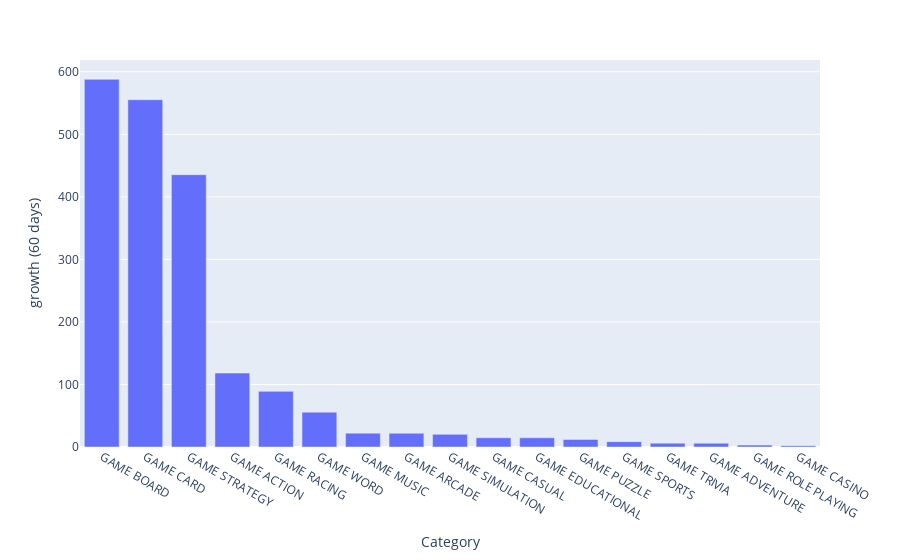

The code cell stored with this chart in its notebook:
### Code cell
fig = px.bar(growth,y="growth (60 days)",
labels={"y":"Growth (60 Days)", "category":"Category", "value":"Total Growth"})
fig.update_layout(xaxis={"categoryorder":"total descending"})

### Figure 1 — Plotly figure (JSON) as saved in the notebook; plotly's stock layout.template omitted (floating-point values rounded to 4 significant figures)
{"data": [{"alignmentgroup": "True", "hovertemplate": "Category=%{x}<br>growth (60 days)=%{y}<extra></extra>", "legendgroup": "", "marker": {"color": "#636efa", "pattern": {"shape": ""}}, "name": "", "offsetgroup": "", "orientation": "v", "showlegend": false, "textposition": "auto", "type": "bar", "x": ["GAME ACTION", "GAME ADVENTURE", "GAME ARCADE", "GAME BOARD", "GAME CARD", "GAME CASINO", "GAME CASUAL", "GAME EDUCATIONAL", "GAME MUSIC", "GAME PUZZLE", "GAME RACING", "GAME ROLE PLAYING", "GAME SIMULATION", "GAME SPORTS", "GAME STRATEGY", "GAME TRIVIA", "GAME WORD"], "xaxis": "x", "y": [118.3, 6.084, 21.97, 587.9, 555.3, 2.193, 14.81, 14.75, 22.16, 12.06, 88.96, 3.037, 20.2, 8.492, 435.4, 6.18, 55.72], "yaxis": "y"}], "layout": {"barmode": "relative", "legend": {"tracegroupgap": 0}, "margin": {"t": 60}, "xaxis": {"anchor": "y", "categoryorder": "total descending", "domain": [0, 1], "title": {"text": "Category"}}, "yaxis": {"anchor": "x", "domain": [0, 1], "title": {"text": "growth (60 days)"}}}}
